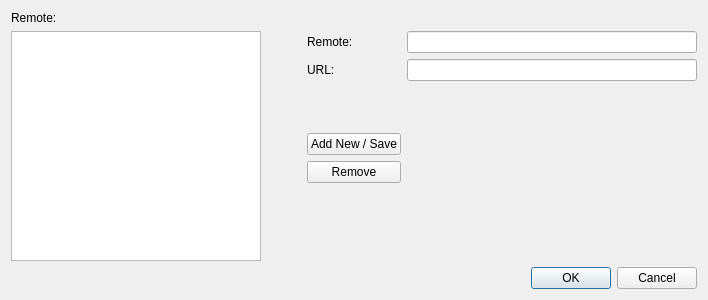
<?xml version="1.0" encoding="UTF-8"?>
<ui version="4.0">
 <class>Dialog</class>
 <widget class="QDialog" name="Dialog">
  <property name="geometry">
   <rect>
    <x>0</x>
    <y>0</y>
    <width>708</width>
    <height>300</height>
   </rect>
  </property>
  <property name="windowTitle">
   <string>Manage Remotes</string>
  </property>
  <layout class="QVBoxLayout" name="verticalLayout">
   <item>
    <layout class="QGridLayout" name="gridLayout">
     <item row="2" column="3">
      <widget class="QLineEdit" name="txtUrl"/>
     </item>
     <item row="1" column="2">
      <widget class="QLabel" name="label_2">
       <property name="text">
        <string>Remote:</string>
       </property>
      </widget>
     </item>
     <item row="1" column="1">
      <spacer name="horizontalSpacer">
       <property name="orientation">
        <enum>Qt::Horizontal</enum>
       </property>
       <property name="sizeType">
        <enum>QSizePolicy::Fixed</enum>
       </property>
       <property name="sizeHint" stdset="0">
        <size>
         <width>40</width>
         <height>20</height>
        </size>
       </property>
      </spacer>
     </item>
     <item row="6" column="3">
      <spacer name="verticalSpacer">
       <property name="orientation">
        <enum>Qt::Vertical</enum>
       </property>
       <property name="sizeHint" stdset="0">
        <size>
         <width>20</width>
         <height>40</height>
        </size>
       </property>
      </spacer>
     </item>
     <item row="0" column="0">
      <widget class="QLabel" name="label">
       <property name="sizePolicy">
        <sizepolicy hsizetype="Preferred" vsizetype="Maximum">
         <horstretch>0</horstretch>
         <verstretch>0</verstretch>
        </sizepolicy>
       </property>
       <property name="text">
        <string>Remote:</string>
       </property>
      </widget>
     </item>
     <item row="1" column="3">
      <widget class="QLineEdit" name="txtName"/>
     </item>
     <item row="5" column="2">
      <widget class="QPushButton" name="btnRemove">
       <property name="text">
        <string>Remove</string>
       </property>
      </widget>
     </item>
     <item row="1" column="0" rowspan="6">
      <widget class="QListWidget" name="listWidget">
       <property name="maximumSize">
        <size>
         <width>250</width>
         <height>16777215</height>
        </size>
       </property>
      </widget>
     </item>
     <item row="2" column="2">
      <widget class="QLabel" name="label_3">
       <property name="text">
        <string>URL:</string>
       </property>
      </widget>
     </item>
     <item row="4" column="2">
      <widget class="QPushButton" name="btnAdd">
       <property name="text">
        <string>Add New / Save</string>
       </property>
      </widget>
     </item>
     <item row="3" column="2">
      <spacer name="verticalSpacer_2">
       <property name="orientation">
        <enum>Qt::Vertical</enum>
       </property>
       <property name="sizeType">
        <enum>QSizePolicy::Fixed</enum>
       </property>
       <property name="sizeHint" stdset="0">
        <size>
         <width>20</width>
         <height>40</height>
        </size>
       </property>
      </spacer>
     </item>
    </layout>
   </item>
   <item>
    <widget class="QDialogButtonBox" name="buttonBox">
     <property name="orientation">
      <enum>Qt::Horizontal</enum>
     </property>
     <property name="standardButtons">
      <set>QDialogButtonBox::Cancel|QDialogButtonBox::Ok</set>
     </property>
    </widget>
   </item>
  </layout>
 </widget>
 <resources/>
 <connections/>
</ui>
